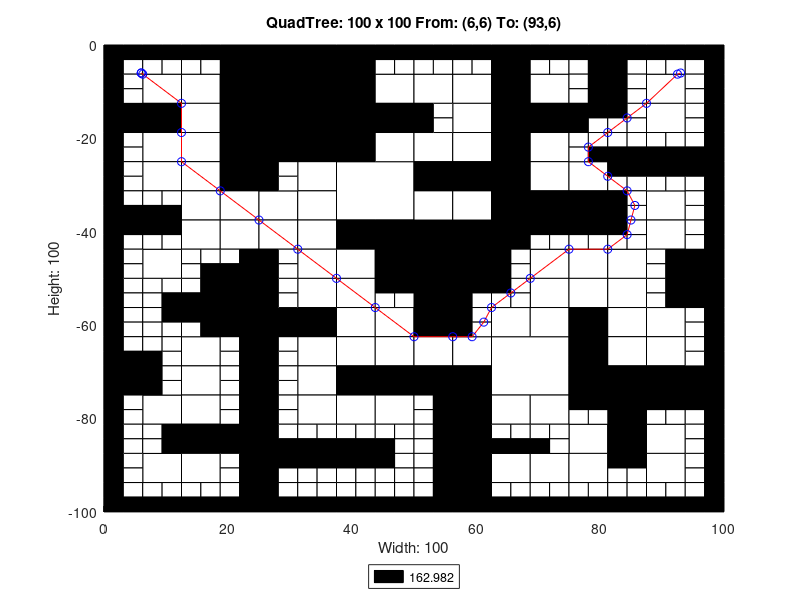

Write the MATLAB code that produced this figure.
axis([0 100 -100 0]);
title('QuadTree: 100 x 100 From: (6,6) To: (93,6)');
xlabel('Width: 100');
ylabel('Height: 100');
rectangle('Position',[25 -12.5 12.5 12.5], 'FaceColor',[0 0 0]);
rectangle('Position',[25 -25 12.5 12.5], 'FaceColor',[0 0 0]);
rectangle('Position',[37.5 -37.5 12.5 12.5], 'FaceColor',[1 1 1]);
rectangle('Position',[50 -50 12.5 12.5], 'FaceColor',[0 0 0]);
rectangle('Position',[62.5 -75 12.5 12.5], 'FaceColor',[1 1 1]);
rectangle('Position',[6.25 -12.5 6.25 6.25], 'FaceColor',[1 1 1]);
rectangle('Position',[18.75 -6.25 6.25 6.25], 'FaceColor',[0 0 0]);
rectangle('Position',[12.5 -12.5 6.25 6.25], 'FaceColor',[1 1 1]);
rectangle('Position',[18.75 -12.5 6.25 6.25], 'FaceColor',[0 0 0]);
rectangle('Position',[0 -18.75 6.25 6.25], 'FaceColor',[0 0 0]);
rectangle('Position',[6.25 -18.75 6.25 6.25], 'FaceColor',[0 0 0]);
rectangle('Position',[6.25 -25 6.25 6.25], 'FaceColor',[1 1 1]);
rectangle('Position',[12.5 -18.75 6.25 6.25], 'FaceColor',[1 1 1]);
rectangle('Position',[18.75 -18.75 6.25 6.25], 'FaceColor',[0 0 0]);
rectangle('Position',[12.5 -25 6.25 6.25], 'FaceColor',[1 1 1]);
rectangle('Position',[18.75 -25 6.25 6.25], 'FaceColor',[0 0 0]);
rectangle('Position',[37.5 -6.25 6.25 6.25], 'FaceColor',[0 0 0]);
rectangle('Position',[37.5 -12.5 6.25 6.25], 'FaceColor',[0 0 0]);
rectangle('Position',[43.75 -12.5 6.25 6.25], 'FaceColor',[1 1 1]);
rectangle('Position',[37.5 -18.75 6.25 6.25], 'FaceColor',[0 0 0]);
rectangle('Position',[43.75 -18.75 6.25 6.25], 'FaceColor',[0 0 0]);
rectangle('Position',[37.5 -25 6.25 6.25], 'FaceColor',[0 0 0]);
rectangle('Position',[43.75 -25 6.25 6.25], 'FaceColor',[1 1 1]);
rectangle('Position',[6.25 -31.25 6.25 6.25], 'FaceColor',[1 1 1]);
rectangle('Position',[12.5 -31.25 6.25 6.25], 'FaceColor',[1 1 1]);
rectangle('Position',[18.75 -31.25 6.25 6.25], 'FaceColor',[0 0 0]);
rectangle('Position',[12.5 -37.5 6.25 6.25], 'FaceColor',[1 1 1]);
rectangle('Position',[18.75 -37.5 6.25 6.25], 'FaceColor',[1 1 1]);
rectangle('Position',[6.25 -50 6.25 6.25], 'FaceColor',[1 1 1]);
rectangle('Position',[12.5 -43.75 6.25 6.25], 'FaceColor',[1 1 1]);
rectangle('Position',[18.75 -43.75 6.25 6.25], 'FaceColor',[1 1 1]);
rectangle('Position',[31.25 -31.25 6.25 6.25], 'FaceColor',[1 1 1]);
rectangle('Position',[25 -37.5 6.25 6.25], 'FaceColor',[1 1 1]);
rectangle('Position',[31.25 -37.5 6.25 6.25], 'FaceColor',[1 1 1]);
rectangle('Position',[25 -43.75 6.25 6.25], 'FaceColor',[1 1 1]);
rectangle('Position',[31.25 -43.75 6.25 6.25], 'FaceColor',[1 1 1]);
rectangle('Position',[31.25 -50 6.25 6.25], 'FaceColor',[1 1 1]);
rectangle('Position',[37.5 -43.75 6.25 6.25], 'FaceColor',[0 0 0]);
rectangle('Position',[43.75 -43.75 6.25 6.25], 'FaceColor',[0 0 0]);
rectangle('Position',[37.5 -50 6.25 6.25], 'FaceColor',[1 1 1]);
rectangle('Position',[43.75 -50 6.25 6.25], 'FaceColor',[0 0 0]);
rectangle('Position',[50 -12.5 6.25 6.25], 'FaceColor',[1 1 1]);
rectangle('Position',[56.25 -12.5 6.25 6.25], 'FaceColor',[1 1 1]);
rectangle('Position',[62.5 -6.25 6.25 6.25], 'FaceColor',[0 0 0]);
rectangle('Position',[62.5 -12.5 6.25 6.25], 'FaceColor',[0 0 0]);
rectangle('Position',[68.75 -12.5 6.25 6.25], 'FaceColor',[1 1 1]);
rectangle('Position',[56.25 -18.75 6.25 6.25], 'FaceColor',[1 1 1]);
rectangle('Position',[50 -25 6.25 6.25], 'FaceColor',[1 1 1]);
rectangle('Position',[56.25 -25 6.25 6.25], 'FaceColor',[1 1 1]);
rectangle('Position',[62.5 -18.75 6.25 6.25], 'FaceColor',[0 0 0]);
rectangle('Position',[68.75 -18.75 6.25 6.25], 'FaceColor',[0 0 0]);
rectangle('Position',[62.5 -25 6.25 6.25], 'FaceColor',[0 0 0]);
rectangle('Position',[68.75 -25 6.25 6.25], 'FaceColor',[1 1 1]);
rectangle('Position',[87.5 -12.5 6.25 6.25], 'FaceColor',[1 1 1]);
rectangle('Position',[87.5 -18.75 6.25 6.25], 'FaceColor',[1 1 1]);
rectangle('Position',[50 -31.25 6.25 6.25], 'FaceColor',[0 0 0]);
rectangle('Position',[56.25 -31.25 6.25 6.25], 'FaceColor',[0 0 0]);
rectangle('Position',[50 -37.5 6.25 6.25], 'FaceColor',[1 1 1]);
rectangle('Position',[56.25 -37.5 6.25 6.25], 'FaceColor',[1 1 1]);
rectangle('Position',[62.5 -31.25 6.25 6.25], 'FaceColor',[0 0 0]);
rectangle('Position',[68.75 -31.25 6.25 6.25], 'FaceColor',[1 1 1]);
rectangle('Position',[62.5 -37.5 6.25 6.25], 'FaceColor',[0 0 0]);
rectangle('Position',[68.75 -37.5 6.25 6.25], 'FaceColor',[0 0 0]);
rectangle('Position',[62.5 -43.75 6.25 6.25], 'FaceColor',[0 0 0]);
rectangle('Position',[68.75 -50 6.25 6.25], 'FaceColor',[1 1 1]);
rectangle('Position',[75 -31.25 6.25 6.25], 'FaceColor',[1 1 1]);
rectangle('Position',[75 -37.5 6.25 6.25], 'FaceColor',[0 0 0]);
rectangle('Position',[87.5 -37.5 6.25 6.25], 'FaceColor',[1 1 1]);
rectangle('Position',[75 -50 6.25 6.25], 'FaceColor',[1 1 1]);
rectangle('Position',[81.25 -50 6.25 6.25], 'FaceColor',[1 1 1]);
rectangle('Position',[87.5 -43.75 6.25 6.25], 'FaceColor',[1 1 1]);
rectangle('Position',[93.75 -50 6.25 6.25], 'FaceColor',[0 0 0]);
rectangle('Position',[18.75 -56.25 6.25 6.25], 'FaceColor',[0 0 0]);
rectangle('Position',[18.75 -62.5 6.25 6.25], 'FaceColor',[0 0 0]);
rectangle('Position',[0 -75 6.25 6.25], 'FaceColor',[0 0 0]);
rectangle('Position',[12.5 -68.75 6.25 6.25], 'FaceColor',[1 1 1]);
rectangle('Position',[12.5 -75 6.25 6.25], 'FaceColor',[1 1 1]);
rectangle('Position',[31.25 -56.25 6.25 6.25], 'FaceColor',[1 1 1]);
rectangle('Position',[25 -62.5 6.25 6.25], 'FaceColor',[0 0 0]);
rectangle('Position',[31.25 -62.5 6.25 6.25], 'FaceColor',[0 0 0]);
rectangle('Position',[37.5 -56.25 6.25 6.25], 'FaceColor',[1 1 1]);
rectangle('Position',[37.5 -62.5 6.25 6.25], 'FaceColor',[1 1 1]);
rectangle('Position',[43.75 -62.5 6.25 6.25], 'FaceColor',[1 1 1]);
rectangle('Position',[31.25 -68.75 6.25 6.25], 'FaceColor',[1 1 1]);
rectangle('Position',[31.25 -75 6.25 6.25], 'FaceColor',[1 1 1]);
rectangle('Position',[37.5 -68.75 6.25 6.25], 'FaceColor',[1 1 1]);
rectangle('Position',[43.75 -68.75 6.25 6.25], 'FaceColor',[1 1 1]);
rectangle('Position',[37.5 -75 6.25 6.25], 'FaceColor',[0 0 0]);
rectangle('Position',[43.75 -75 6.25 6.25], 'FaceColor',[0 0 0]);
rectangle('Position',[6.25 -81.25 6.25 6.25], 'FaceColor',[1 1 1]);
rectangle('Position',[12.5 -81.25 6.25 6.25], 'FaceColor',[1 1 1]);
rectangle('Position',[12.5 -87.5 6.25 6.25], 'FaceColor',[0 0 0]);
rectangle('Position',[18.75 -87.5 6.25 6.25], 'FaceColor',[0 0 0]);
rectangle('Position',[6.25 -93.75 6.25 6.25], 'FaceColor',[1 1 1]);
rectangle('Position',[12.5 -93.75 6.25 6.25], 'FaceColor',[1 1 1]);
rectangle('Position',[31.25 -81.25 6.25 6.25], 'FaceColor',[1 1 1]);
rectangle('Position',[37.5 -81.25 6.25 6.25], 'FaceColor',[1 1 1]);
rectangle('Position',[43.75 -81.25 6.25 6.25], 'FaceColor',[1 1 1]);
rectangle('Position',[50 -56.25 6.25 6.25], 'FaceColor',[0 0 0]);
rectangle('Position',[50 -62.5 6.25 6.25], 'FaceColor',[0 0 0]);
rectangle('Position',[68.75 -56.25 6.25 6.25], 'FaceColor',[1 1 1]);
rectangle('Position',[62.5 -62.5 6.25 6.25], 'FaceColor',[1 1 1]);
rectangle('Position',[68.75 -62.5 6.25 6.25], 'FaceColor',[1 1 1]);
rectangle('Position',[50 -68.75 6.25 6.25], 'FaceColor',[1 1 1]);
rectangle('Position',[56.25 -68.75 6.25 6.25], 'FaceColor',[1 1 1]);
rectangle('Position',[50 -75 6.25 6.25], 'FaceColor',[0 0 0]);
rectangle('Position',[56.25 -75 6.25 6.25], 'FaceColor',[0 0 0]);
rectangle('Position',[75 -56.25 6.25 6.25], 'FaceColor',[1 1 1]);
rectangle('Position',[81.25 -56.25 6.25 6.25], 'FaceColor',[1 1 1]);
rectangle('Position',[75 -62.5 6.25 6.25], 'FaceColor',[0 0 0]);
rectangle('Position',[81.25 -62.5 6.25 6.25], 'FaceColor',[1 1 1]);
rectangle('Position',[93.75 -56.25 6.25 6.25], 'FaceColor',[0 0 0]);
rectangle('Position',[87.5 -62.5 6.25 6.25], 'FaceColor',[1 1 1]);
rectangle('Position',[75 -68.75 6.25 6.25], 'FaceColor',[0 0 0]);
rectangle('Position',[81.25 -68.75 6.25 6.25], 'FaceColor',[1 1 1]);
rectangle('Position',[75 -75 6.25 6.25], 'FaceColor',[0 0 0]);
rectangle('Position',[81.25 -75 6.25 6.25], 'FaceColor',[0 0 0]);
rectangle('Position',[87.5 -68.75 6.25 6.25], 'FaceColor',[1 1 1]);
rectangle('Position',[87.5 -75 6.25 6.25], 'FaceColor',[0 0 0]);
rectangle('Position',[93.75 -75 6.25 6.25], 'FaceColor',[0 0 0]);
rectangle('Position',[56.25 -81.25 6.25 6.25], 'FaceColor',[0 0 0]);
rectangle('Position',[56.25 -87.5 6.25 6.25], 'FaceColor',[0 0 0]);
rectangle('Position',[62.5 -81.25 6.25 6.25], 'FaceColor',[1 1 1]);
rectangle('Position',[68.75 -81.25 6.25 6.25], 'FaceColor',[1 1 1]);
rectangle('Position',[56.25 -93.75 6.25 6.25], 'FaceColor',[0 0 0]);
rectangle('Position',[56.25 -100 6.25 6.25], 'FaceColor',[0 0 0]);
rectangle('Position',[62.5 -93.75 6.25 6.25], 'FaceColor',[1 1 1]);
rectangle('Position',[68.75 -93.75 6.25 6.25], 'FaceColor',[1 1 1]);
rectangle('Position',[81.25 -81.25 6.25 6.25], 'FaceColor',[0 0 0]);
rectangle('Position',[75 -87.5 6.25 6.25], 'FaceColor',[1 1 1]);
rectangle('Position',[81.25 -87.5 6.25 6.25], 'FaceColor',[0 0 0]);
rectangle('Position',[87.5 -87.5 6.25 6.25], 'FaceColor',[1 1 1]);
rectangle('Position',[75 -93.75 6.25 6.25], 'FaceColor',[1 1 1]);
rectangle('Position',[87.5 -93.75 6.25 6.25], 'FaceColor',[1 1 1]);
rectangle('Position',[0 -3.125 3.125 3.125], 'FaceColor',[0 0 0]);
rectangle('Position',[3.125 -3.125 3.125 3.125], 'FaceColor',[0 0 0]);
rectangle('Position',[0 -6.25 3.125 3.125], 'FaceColor',[0 0 0]);
rectangle('Position',[3.125 -6.25 3.125 3.125], 'FaceColor',[1 1 1]);
rectangle('Position',[6.25 -3.125 3.125 3.125], 'FaceColor',[0 0 0]);
rectangle('Position',[9.375 -3.125 3.125 3.125], 'FaceColor',[0 0 0]);
rectangle('Position',[6.25 -6.25 3.125 3.125], 'FaceColor',[1 1 1]);
rectangle('Position',[9.375 -6.25 3.125 3.125], 'FaceColor',[1 1 1]);
rectangle('Position',[0 -9.375 3.125 3.125], 'FaceColor',[0 0 0]);
rectangle('Position',[3.125 -9.375 3.125 3.125], 'FaceColor',[1 1 1]);
rectangle('Position',[0 -12.5 3.125 3.125], 'FaceColor',[0 0 0]);
rectangle('Position',[3.125 -12.5 3.125 3.125], 'FaceColor',[1 1 1]);
rectangle('Position',[12.5 -3.125 3.125 3.125], 'FaceColor',[0 0 0]);
rectangle('Position',[15.625 -3.125 3.125 3.125], 'FaceColor',[0 0 0]);
rectangle('Position',[12.5 -6.25 3.125 3.125], 'FaceColor',[1 1 1]);
rectangle('Position',[15.625 -6.25 3.125 3.125], 'FaceColor',[1 1 1]);
rectangle('Position',[0 -21.875 3.125 3.125], 'FaceColor',[0 0 0]);
rectangle('Position',[3.125 -21.875 3.125 3.125], 'FaceColor',[1 1 1]);
rectangle('Position',[0 -25 3.125 3.125], 'FaceColor',[0 0 0]);
rectangle('Position',[3.125 -25 3.125 3.125], 'FaceColor',[1 1 1]);
rectangle('Position',[43.75 -3.125 3.125 3.125], 'FaceColor',[0 0 0]);
rectangle('Position',[46.875 -3.125 3.125 3.125], 'FaceColor',[0 0 0]);
rectangle('Position',[43.75 -6.25 3.125 3.125], 'FaceColor',[1 1 1]);
rectangle('Position',[46.875 -6.25 3.125 3.125], 'FaceColor',[1 1 1]);
rectangle('Position',[0 -28.125 3.125 3.125], 'FaceColor',[0 0 0]);
rectangle('Position',[3.125 -28.125 3.125 3.125], 'FaceColor',[1 1 1]);
rectangle('Position',[0 -31.25 3.125 3.125], 'FaceColor',[0 0 0]);
rectangle('Position',[3.125 -31.25 3.125 3.125], 'FaceColor',[1 1 1]);
rectangle('Position',[0 -34.375 3.125 3.125], 'FaceColor',[0 0 0]);
rectangle('Position',[3.125 -34.375 3.125 3.125], 'FaceColor',[1 1 1]);
rectangle('Position',[0 -37.5 3.125 3.125], 'FaceColor',[0 0 0]);
rectangle('Position',[3.125 -37.5 3.125 3.125], 'FaceColor',[0 0 0]);
rectangle('Position',[6.25 -34.375 3.125 3.125], 'FaceColor',[1 1 1]);
rectangle('Position',[9.375 -34.375 3.125 3.125], 'FaceColor',[1 1 1]);
rectangle('Position',[6.25 -37.5 3.125 3.125], 'FaceColor',[0 0 0]);
rectangle('Position',[9.375 -37.5 3.125 3.125], 'FaceColor',[0 0 0]);
rectangle('Position',[0 -40.625 3.125 3.125], 'FaceColor',[0 0 0]);
rectangle('Position',[3.125 -40.625 3.125 3.125], 'FaceColor',[0 0 0]);
rectangle('Position',[0 -43.75 3.125 3.125], 'FaceColor',[0 0 0]);
rectangle('Position',[3.125 -43.75 3.125 3.125], 'FaceColor',[1 1 1]);
rectangle('Position',[6.25 -40.625 3.125 3.125], 'FaceColor',[0 0 0]);
rectangle('Position',[9.375 -40.625 3.125 3.125], 'FaceColor',[0 0 0]);
rectangle('Position',[6.25 -43.75 3.125 3.125], 'FaceColor',[1 1 1]);
rectangle('Position',[9.375 -43.75 3.125 3.125], 'FaceColor',[1 1 1]);
rectangle('Position',[0 -46.875 3.125 3.125], 'FaceColor',[0 0 0]);
rectangle('Position',[3.125 -46.875 3.125 3.125], 'FaceColor',[1 1 1]);
rectangle('Position',[0 -50 3.125 3.125], 'FaceColor',[0 0 0]);
rectangle('Position',[3.125 -50 3.125 3.125], 'FaceColor',[1 1 1]);
rectangle('Position',[12.5 -46.875 3.125 3.125], 'FaceColor',[1 1 1]);
rectangle('Position',[15.625 -46.875 3.125 3.125], 'FaceColor',[1 1 1]);
rectangle('Position',[12.5 -50 3.125 3.125], 'FaceColor',[1 1 1]);
rectangle('Position',[15.625 -50 3.125 3.125], 'FaceColor',[0 0 0]);
rectangle('Position',[18.75 -46.875 3.125 3.125], 'FaceColor',[1 1 1]);
rectangle('Position',[21.875 -46.875 3.125 3.125], 'FaceColor',[0 0 0]);
rectangle('Position',[18.75 -50 3.125 3.125], 'FaceColor',[0 0 0]);
rectangle('Position',[21.875 -50 3.125 3.125], 'FaceColor',[0 0 0]);
rectangle('Position',[25 -28.125 3.125 3.125], 'FaceColor',[0 0 0]);
rectangle('Position',[28.125 -28.125 3.125 3.125], 'FaceColor',[1 1 1]);
rectangle('Position',[25 -31.25 3.125 3.125], 'FaceColor',[0 0 0]);
rectangle('Position',[28.125 -31.25 3.125 3.125], 'FaceColor',[1 1 1]);
rectangle('Position',[25 -46.875 3.125 3.125], 'FaceColor',[0 0 0]);
rectangle('Position',[28.125 -46.875 3.125 3.125], 'FaceColor',[1 1 1]);
rectangle('Position',[25 -50 3.125 3.125], 'FaceColor',[0 0 0]);
rectangle('Position',[28.125 -50 3.125 3.125], 'FaceColor',[1 1 1]);
rectangle('Position',[50 -3.125 3.125 3.125], 'FaceColor',[0 0 0]);
rectangle('Position',[53.125 -3.125 3.125 3.125], 'FaceColor',[0 0 0]);
rectangle('Position',[50 -6.25 3.125 3.125], 'FaceColor',[1 1 1]);
rectangle('Position',[53.125 -6.25 3.125 3.125], 'FaceColor',[1 1 1]);
rectangle('Position',[56.25 -3.125 3.125 3.125], 'FaceColor',[0 0 0]);
rectangle('Position',[59.375 -3.125 3.125 3.125], 'FaceColor',[0 0 0]);
rectangle('Position',[56.25 -6.25 3.125 3.125], 'FaceColor',[1 1 1]);
rectangle('Position',[59.375 -6.25 3.125 3.125], 'FaceColor',[1 1 1]);
rectangle('Position',[68.75 -3.125 3.125 3.125], 'FaceColor',[0 0 0]);
rectangle('Position',[71.875 -3.125 3.125 3.125], 'FaceColor',[0 0 0]);
rectangle('Position',[68.75 -6.25 3.125 3.125], 'FaceColor',[1 1 1]);
rectangle('Position',[71.875 -6.25 3.125 3.125], 'FaceColor',[1 1 1]);
rectangle('Position',[50 -15.625 3.125 3.125], 'FaceColor',[0 0 0]);
rectangle('Position',[53.125 -15.625 3.125 3.125], 'FaceColor',[1 1 1]);
rectangle('Position',[50 -18.75 3.125 3.125], 'FaceColor',[0 0 0]);
rectangle('Position',[53.125 -18.75 3.125 3.125], 'FaceColor',[1 1 1]);
rectangle('Position',[75 -3.125 3.125 3.125], 'FaceColor',[0 0 0]);
rectangle('Position',[78.125 -3.125 3.125 3.125], 'FaceColor',[0 0 0]);
rectangle('Position',[75 -6.25 3.125 3.125], 'FaceColor',[1 1 1]);
rectangle('Position',[78.125 -6.25 3.125 3.125], 'FaceColor',[0 0 0]);
rectangle('Position',[81.25 -3.125 3.125 3.125], 'FaceColor',[0 0 0]);
rectangle('Position',[84.375 -3.125 3.125 3.125], 'FaceColor',[0 0 0]);
rectangle('Position',[81.25 -6.25 3.125 3.125], 'FaceColor',[0 0 0]);
rectangle('Position',[84.375 -6.25 3.125 3.125], 'FaceColor',[1 1 1]);
rectangle('Position',[75 -9.375 3.125 3.125], 'FaceColor',[1 1 1]);
rectangle('Position',[78.125 -9.375 3.125 3.125], 'FaceColor',[0 0 0]);
rectangle('Position',[75 -12.5 3.125 3.125], 'FaceColor',[1 1 1]);
rectangle('Position',[78.125 -12.5 3.125 3.125], 'FaceColor',[0 0 0]);
rectangle('Position',[81.25 -9.375 3.125 3.125], 'FaceColor',[0 0 0]);
rectangle('Position',[84.375 -9.375 3.125 3.125], 'FaceColor',[1 1 1]);
rectangle('Position',[81.25 -12.5 3.125 3.125], 'FaceColor',[0 0 0]);
rectangle('Position',[84.375 -12.5 3.125 3.125], 'FaceColor',[1 1 1]);
rectangle('Position',[87.5 -3.125 3.125 3.125], 'FaceColor',[0 0 0]);
rectangle('Position',[90.625 -3.125 3.125 3.125], 'FaceColor',[0 0 0]);
rectangle('Position',[87.5 -6.25 3.125 3.125], 'FaceColor',[1 1 1]);
rectangle('Position',[90.625 -6.25 3.125 3.125], 'FaceColor',[1 1 1]);
rectangle('Position',[93.75 -3.125 3.125 3.125], 'FaceColor',[0 0 0]);
rectangle('Position',[96.875 -3.125 3.125 3.125], 'FaceColor',[0 0 0]);
rectangle('Position',[93.75 -6.25 3.125 3.125], 'FaceColor',[1 1 1]);
rectangle('Position',[96.875 -6.25 3.125 3.125], 'FaceColor',[0 0 0]);
rectangle('Position',[93.75 -9.375 3.125 3.125], 'FaceColor',[1 1 1]);
rectangle('Position',[96.875 -9.375 3.125 3.125], 'FaceColor',[0 0 0]);
rectangle('Position',[93.75 -12.5 3.125 3.125], 'FaceColor',[1 1 1]);
rectangle('Position',[96.875 -12.5 3.125 3.125], 'FaceColor',[0 0 0]);
rectangle('Position',[75 -15.625 3.125 3.125], 'FaceColor',[0 0 0]);
rectangle('Position',[78.125 -15.625 3.125 3.125], 'FaceColor',[0 0 0]);
rectangle('Position',[75 -18.75 3.125 3.125], 'FaceColor',[0 0 0]);
rectangle('Position',[78.125 -18.75 3.125 3.125], 'FaceColor',[1 1 1]);
rectangle('Position',[81.25 -15.625 3.125 3.125], 'FaceColor',[0 0 0]);
rectangle('Position',[84.375 -15.625 3.125 3.125], 'FaceColor',[1 1 1]);
rectangle('Position',[81.25 -18.75 3.125 3.125], 'FaceColor',[1 1 1]);
rectangle('Position',[84.375 -18.75 3.125 3.125], 'FaceColor',[1 1 1]);
rectangle('Position',[75 -21.875 3.125 3.125], 'FaceColor',[1 1 1]);
rectangle('Position',[78.125 -21.875 3.125 3.125], 'FaceColor',[1 1 1]);
rectangle('Position',[75 -25 3.125 3.125], 'FaceColor',[1 1 1]);
rectangle('Position',[78.125 -25 3.125 3.125], 'FaceColor',[0 0 0]);
rectangle('Position',[81.25 -21.875 3.125 3.125], 'FaceColor',[1 1 1]);
rectangle('Position',[84.375 -21.875 3.125 3.125], 'FaceColor',[1 1 1]);
rectangle('Position',[81.25 -25 3.125 3.125], 'FaceColor',[0 0 0]);
rectangle('Position',[84.375 -25 3.125 3.125], 'FaceColor',[0 0 0]);
rectangle('Position',[93.75 -15.625 3.125 3.125], 'FaceColor',[1 1 1]);
rectangle('Position',[96.875 -15.625 3.125 3.125], 'FaceColor',[0 0 0]);
rectangle('Position',[93.75 -18.75 3.125 3.125], 'FaceColor',[1 1 1]);
rectangle('Position',[96.875 -18.75 3.125 3.125], 'FaceColor',[0 0 0]);
rectangle('Position',[87.5 -21.875 3.125 3.125], 'FaceColor',[1 1 1]);
rectangle('Position',[90.625 -21.875 3.125 3.125], 'FaceColor',[1 1 1]);
rectangle('Position',[87.5 -25 3.125 3.125], 'FaceColor',[0 0 0]);
rectangle('Position',[90.625 -25 3.125 3.125], 'FaceColor',[0 0 0]);
rectangle('Position',[93.75 -21.875 3.125 3.125], 'FaceColor',[1 1 1]);
rectangle('Position',[96.875 -21.875 3.125 3.125], 'FaceColor',[0 0 0]);
rectangle('Position',[93.75 -25 3.125 3.125], 'FaceColor',[0 0 0]);
rectangle('Position',[96.875 -25 3.125 3.125], 'FaceColor',[0 0 0]);
rectangle('Position',[68.75 -40.625 3.125 3.125], 'FaceColor',[0 0 0]);
rectangle('Position',[71.875 -40.625 3.125 3.125], 'FaceColor',[0 0 0]);
rectangle('Position',[68.75 -43.75 3.125 3.125], 'FaceColor',[1 1 1]);
rectangle('Position',[71.875 -43.75 3.125 3.125], 'FaceColor',[1 1 1]);
rectangle('Position',[62.5 -46.875 3.125 3.125], 'FaceColor',[0 0 0]);
rectangle('Position',[65.625 -46.875 3.125 3.125], 'FaceColor',[1 1 1]);
rectangle('Position',[62.5 -50 3.125 3.125], 'FaceColor',[0 0 0]);
rectangle('Position',[65.625 -50 3.125 3.125], 'FaceColor',[1 1 1]);
rectangle('Position',[81.25 -28.125 3.125 3.125], 'FaceColor',[0 0 0]);
rectangle('Position',[84.375 -28.125 3.125 3.125], 'FaceColor',[0 0 0]);
rectangle('Position',[81.25 -31.25 3.125 3.125], 'FaceColor',[1 1 1]);
rectangle('Position',[84.375 -31.25 3.125 3.125], 'FaceColor',[1 1 1]);
rectangle('Position',[81.25 -34.375 3.125 3.125], 'FaceColor',[0 0 0]);
rectangle('Position',[84.375 -34.375 3.125 3.125], 'FaceColor',[1 1 1]);
rectangle('Position',[81.25 -37.5 3.125 3.125], 'FaceColor',[0 0 0]);
rectangle('Position',[84.375 -37.5 3.125 3.125], 'FaceColor',[1 1 1]);
rectangle('Position',[87.5 -28.125 3.125 3.125], 'FaceColor',[0 0 0]);
rectangle('Position',[90.625 -28.125 3.125 3.125], 'FaceColor',[0 0 0]);
rectangle('Position',[87.5 -31.25 3.125 3.125], 'FaceColor',[1 1 1]);
rectangle('Position',[90.625 -31.25 3.125 3.125], 'FaceColor',[1 1 1]);
rectangle('Position',[93.75 -28.125 3.125 3.125], 'FaceColor',[0 0 0]);
rectangle('Position',[96.875 -28.125 3.125 3.125], 'FaceColor',[0 0 0]);
rectangle('Position',[93.75 -31.25 3.125 3.125], 'FaceColor',[1 1 1]);
rectangle('Position',[96.875 -31.25 3.125 3.125], 'FaceColor',[0 0 0]);
rectangle('Position',[93.75 -34.375 3.125 3.125], 'FaceColor',[1 1 1]);
rectangle('Position',[96.875 -34.375 3.125 3.125], 'FaceColor',[0 0 0]);
rectangle('Position',[93.75 -37.5 3.125 3.125], 'FaceColor',[1 1 1]);
rectangle('Position',[96.875 -37.5 3.125 3.125], 'FaceColor',[0 0 0]);
rectangle('Position',[75 -40.625 3.125 3.125], 'FaceColor',[0 0 0]);
rectangle('Position',[78.125 -40.625 3.125 3.125], 'FaceColor',[0 0 0]);
rectangle('Position',[75 -43.75 3.125 3.125], 'FaceColor',[1 1 1]);
rectangle('Position',[78.125 -43.75 3.125 3.125], 'FaceColor',[1 1 1]);
rectangle('Position',[81.25 -40.625 3.125 3.125], 'FaceColor',[0 0 0]);
rectangle('Position',[84.375 -40.625 3.125 3.125], 'FaceColor',[1 1 1]);
rectangle('Position',[81.25 -43.75 3.125 3.125], 'FaceColor',[1 1 1]);
rectangle('Position',[84.375 -43.75 3.125 3.125], 'FaceColor',[1 1 1]);
rectangle('Position',[93.75 -40.625 3.125 3.125], 'FaceColor',[1 1 1]);
rectangle('Position',[96.875 -40.625 3.125 3.125], 'FaceColor',[0 0 0]);
rectangle('Position',[93.75 -43.75 3.125 3.125], 'FaceColor',[1 1 1]);
rectangle('Position',[96.875 -43.75 3.125 3.125], 'FaceColor',[0 0 0]);
rectangle('Position',[87.5 -46.875 3.125 3.125], 'FaceColor',[1 1 1]);
rectangle('Position',[90.625 -46.875 3.125 3.125], 'FaceColor',[0 0 0]);
rectangle('Position',[87.5 -50 3.125 3.125], 'FaceColor',[1 1 1]);
rectangle('Position',[90.625 -50 3.125 3.125], 'FaceColor',[0 0 0]);
rectangle('Position',[0 -53.125 3.125 3.125], 'FaceColor',[0 0 0]);
rectangle('Position',[3.125 -53.125 3.125 3.125], 'FaceColor',[1 1 1]);
rectangle('Position',[0 -56.25 3.125 3.125], 'FaceColor',[0 0 0]);
rectangle('Position',[3.125 -56.25 3.125 3.125], 'FaceColor',[1 1 1]);
rectangle('Position',[6.25 -53.125 3.125 3.125], 'FaceColor',[1 1 1]);
rectangle('Position',[9.375 -53.125 3.125 3.125], 'FaceColor',[1 1 1]);
rectangle('Position',[6.25 -56.25 3.125 3.125], 'FaceColor',[1 1 1]);
rectangle('Position',[9.375 -56.25 3.125 3.125], 'FaceColor',[0 0 0]);
rectangle('Position',[0 -59.375 3.125 3.125], 'FaceColor',[0 0 0]);
rectangle('Position',[3.125 -59.375 3.125 3.125], 'FaceColor',[1 1 1]);
rectangle('Position',[0 -62.5 3.125 3.125], 'FaceColor',[0 0 0]);
rectangle('Position',[3.125 -62.5 3.125 3.125], 'FaceColor',[1 1 1]);
rectangle('Position',[6.25 -59.375 3.125 3.125], 'FaceColor',[1 1 1]);
rectangle('Position',[9.375 -59.375 3.125 3.125], 'FaceColor',[0 0 0]);
rectangle('Position',[6.25 -62.5 3.125 3.125], 'FaceColor',[1 1 1]);
rectangle('Position',[9.375 -62.5 3.125 3.125], 'FaceColor',[1 1 1]);
rectangle('Position',[12.5 -53.125 3.125 3.125], 'FaceColor',[1 1 1]);
rectangle('Position',[15.625 -53.125 3.125 3.125], 'FaceColor',[0 0 0]);
rectangle('Position',[12.5 -56.25 3.125 3.125], 'FaceColor',[0 0 0]);
rectangle('Position',[15.625 -56.25 3.125 3.125], 'FaceColor',[0 0 0]);
rectangle('Position',[12.5 -59.375 3.125 3.125], 'FaceColor',[0 0 0]);
rectangle('Position',[15.625 -59.375 3.125 3.125], 'FaceColor',[0 0 0]);
rectangle('Position',[12.5 -62.5 3.125 3.125], 'FaceColor',[1 1 1]);
rectangle('Position',[15.625 -62.5 3.125 3.125], 'FaceColor',[0 0 0]);
rectangle('Position',[0 -65.625 3.125 3.125], 'FaceColor',[0 0 0]);
rectangle('Position',[3.125 -65.625 3.125 3.125], 'FaceColor',[1 1 1]);
rectangle('Position',[0 -68.75 3.125 3.125], 'FaceColor',[0 0 0]);
rectangle('Position',[3.125 -68.75 3.125 3.125], 'FaceColor',[0 0 0]);
rectangle('Position',[6.25 -65.625 3.125 3.125], 'FaceColor',[1 1 1]);
rectangle('Position',[9.375 -65.625 3.125 3.125], 'FaceColor',[1 1 1]);
rectangle('Position',[6.25 -68.75 3.125 3.125], 'FaceColor',[0 0 0]);
rectangle('Position',[9.375 -68.75 3.125 3.125], 'FaceColor',[1 1 1]);
rectangle('Position',[6.25 -71.875 3.125 3.125], 'FaceColor',[0 0 0]);
rectangle('Position',[9.375 -71.875 3.125 3.125], 'FaceColor',[1 1 1]);
rectangle('Position',[6.25 -75 3.125 3.125], 'FaceColor',[0 0 0]);
rectangle('Position',[9.375 -75 3.125 3.125], 'FaceColor',[1 1 1]);
rectangle('Position',[18.75 -65.625 3.125 3.125], 'FaceColor',[1 1 1]);
rectangle('Position',[21.875 -65.625 3.125 3.125], 'FaceColor',[0 0 0]);
rectangle('Position',[18.75 -68.75 3.125 3.125], 'FaceColor',[1 1 1]);
rectangle('Position',[21.875 -68.75 3.125 3.125], 'FaceColor',[0 0 0]);
rectangle('Position',[18.75 -71.875 3.125 3.125], 'FaceColor',[1 1 1]);
rectangle('Position',[21.875 -71.875 3.125 3.125], 'FaceColor',[0 0 0]);
rectangle('Position',[18.75 -75 3.125 3.125], 'FaceColor',[1 1 1]);
rectangle('Position',[21.875 -75 3.125 3.125], 'FaceColor',[0 0 0]);
rectangle('Position',[25 -53.125 3.125 3.125], 'FaceColor',[0 0 0]);
rectangle('Position',[28.125 -53.125 3.125 3.125], 'FaceColor',[1 1 1]);
rectangle('Position',[25 -56.25 3.125 3.125], 'FaceColor',[0 0 0]);
rectangle('Position',[28.125 -56.25 3.125 3.125], 'FaceColor',[1 1 1]);
rectangle('Position',[43.75 -53.125 3.125 3.125], 'FaceColor',[0 0 0]);
rectangle('Position',[46.875 -53.125 3.125 3.125], 'FaceColor',[0 0 0]);
rectangle('Position',[43.75 -56.25 3.125 3.125], 'FaceColor',[1 1 1]);
rectangle('Position',[46.875 -56.25 3.125 3.125], 'FaceColor',[1 1 1]);
rectangle('Position',[25 -65.625 3.125 3.125], 'FaceColor',[0 0 0]);
rectangle('Position',[28.125 -65.625 3.125 3.125], 'FaceColor',[1 1 1]);
rectangle('Position',[25 -68.75 3.125 3.125], 'FaceColor',[0 0 0]);
rectangle('Position',[28.125 -68.75 3.125 3.125], 'FaceColor',[1 1 1]);
rectangle('Position',[25 -71.875 3.125 3.125], 'FaceColor',[0 0 0]);
rectangle('Position',[28.125 -71.875 3.125 3.125], 'FaceColor',[1 1 1]);
rectangle('Position',[25 -75 3.125 3.125], 'FaceColor',[0 0 0]);
rectangle('Position',[28.125 -75 3.125 3.125], 'FaceColor',[1 1 1]);
rectangle('Position',[0 -78.125 3.125 3.125], 'FaceColor',[0 0 0]);
rectangle('Position',[3.125 -78.125 3.125 3.125], 'FaceColor',[1 1 1]);
rectangle('Position',[0 -81.25 3.125 3.125], 'FaceColor',[0 0 0]);
rectangle('Position',[3.125 -81.25 3.125 3.125], 'FaceColor',[1 1 1]);
rectangle('Position',[0 -84.375 3.125 3.125], 'FaceColor',[0 0 0]);
rectangle('Position',[3.125 -84.375 3.125 3.125], 'FaceColor',[1 1 1]);
rectangle('Position',[0 -87.5 3.125 3.125], 'FaceColor',[0 0 0]);
rectangle('Position',[3.125 -87.5 3.125 3.125], 'FaceColor',[1 1 1]);
rectangle('Position',[6.25 -84.375 3.125 3.125], 'FaceColor',[1 1 1]);
rectangle('Position',[9.375 -84.375 3.125 3.125], 'FaceColor',[0 0 0]);
rectangle('Position',[6.25 -87.5 3.125 3.125], 'FaceColor',[1 1 1]);
rectangle('Position',[9.375 -87.5 3.125 3.125], 'FaceColor',[0 0 0]);
rectangle('Position',[18.75 -78.125 3.125 3.125], 'FaceColor',[1 1 1]);
rectangle('Position',[21.875 -78.125 3.125 3.125], 'FaceColor',[0 0 0]);
rectangle('Position',[18.75 -81.25 3.125 3.125], 'FaceColor',[1 1 1]);
rectangle('Position',[21.875 -81.25 3.125 3.125], 'FaceColor',[0 0 0]);
rectangle('Position',[0 -90.625 3.125 3.125], 'FaceColor',[0 0 0]);
rectangle('Position',[3.125 -90.625 3.125 3.125], 'FaceColor',[1 1 1]);
rectangle('Position',[0 -93.75 3.125 3.125], 'FaceColor',[0 0 0]);
rectangle('Position',[3.125 -93.75 3.125 3.125], 'FaceColor',[1 1 1]);
rectangle('Position',[0 -96.875 3.125 3.125], 'FaceColor',[0 0 0]);
rectangle('Position',[3.125 -96.875 3.125 3.125], 'FaceColor',[1 1 1]);
rectangle('Position',[0 -100 3.125 3.125], 'FaceColor',[0 0 0]);
rectangle('Position',[3.125 -100 3.125 3.125], 'FaceColor',[0 0 0]);
rectangle('Position',[6.25 -96.875 3.125 3.125], 'FaceColor',[1 1 1]);
rectangle('Position',[9.375 -96.875 3.125 3.125], 'FaceColor',[1 1 1]);
rectangle('Position',[6.25 -100 3.125 3.125], 'FaceColor',[0 0 0]);
rectangle('Position',[9.375 -100 3.125 3.125], 'FaceColor',[0 0 0]);
rectangle('Position',[18.75 -90.625 3.125 3.125], 'FaceColor',[1 1 1]);
rectangle('Position',[21.875 -90.625 3.125 3.125], 'FaceColor',[0 0 0]);
rectangle('Position',[18.75 -93.75 3.125 3.125], 'FaceColor',[1 1 1]);
rectangle('Position',[21.875 -93.75 3.125 3.125], 'FaceColor',[0 0 0]);
rectangle('Position',[12.5 -96.875 3.125 3.125], 'FaceColor',[1 1 1]);
rectangle('Position',[15.625 -96.875 3.125 3.125], 'FaceColor',[1 1 1]);
rectangle('Position',[12.5 -100 3.125 3.125], 'FaceColor',[0 0 0]);
rectangle('Position',[15.625 -100 3.125 3.125], 'FaceColor',[0 0 0]);
rectangle('Position',[18.75 -96.875 3.125 3.125], 'FaceColor',[1 1 1]);
rectangle('Position',[21.875 -96.875 3.125 3.125], 'FaceColor',[0 0 0]);
rectangle('Position',[18.75 -100 3.125 3.125], 'FaceColor',[0 0 0]);
rectangle('Position',[21.875 -100 3.125 3.125], 'FaceColor',[0 0 0]);
rectangle('Position',[25 -78.125 3.125 3.125], 'FaceColor',[0 0 0]);
rectangle('Position',[28.125 -78.125 3.125 3.125], 'FaceColor',[1 1 1]);
rectangle('Position',[25 -81.25 3.125 3.125], 'FaceColor',[0 0 0]);
rectangle('Position',[28.125 -81.25 3.125 3.125], 'FaceColor',[1 1 1]);
rectangle('Position',[25 -84.375 3.125 3.125], 'FaceColor',[0 0 0]);
rectangle('Position',[28.125 -84.375 3.125 3.125], 'FaceColor',[1 1 1]);
rectangle('Position',[25 -87.5 3.125 3.125], 'FaceColor',[0 0 0]);
rectangle('Position',[28.125 -87.5 3.125 3.125], 'FaceColor',[0 0 0]);
rectangle('Position',[31.25 -84.375 3.125 3.125], 'FaceColor',[1 1 1]);
rectangle('Position',[34.375 -84.375 3.125 3.125], 'FaceColor',[1 1 1]);
rectangle('Position',[31.25 -87.5 3.125 3.125], 'FaceColor',[0 0 0]);
rectangle('Position',[34.375 -87.5 3.125 3.125], 'FaceColor',[0 0 0]);
rectangle('Position',[37.5 -84.375 3.125 3.125], 'FaceColor',[1 1 1]);
rectangle('Position',[40.625 -84.375 3.125 3.125], 'FaceColor',[1 1 1]);
rectangle('Position',[37.5 -87.5 3.125 3.125], 'FaceColor',[0 0 0]);
rectangle('Position',[40.625 -87.5 3.125 3.125], 'FaceColor',[0 0 0]);
rectangle('Position',[43.75 -84.375 3.125 3.125], 'FaceColor',[1 1 1]);
rectangle('Position',[46.875 -84.375 3.125 3.125], 'FaceColor',[1 1 1]);
rectangle('Position',[43.75 -87.5 3.125 3.125], 'FaceColor',[0 0 0]);
rectangle('Position',[46.875 -87.5 3.125 3.125], 'FaceColor',[1 1 1]);
rectangle('Position',[25 -90.625 3.125 3.125], 'FaceColor',[0 0 0]);
rectangle('Position',[28.125 -90.625 3.125 3.125], 'FaceColor',[0 0 0]);
rectangle('Position',[25 -93.75 3.125 3.125], 'FaceColor',[0 0 0]);
rectangle('Position',[28.125 -93.75 3.125 3.125], 'FaceColor',[1 1 1]);
rectangle('Position',[31.25 -90.625 3.125 3.125], 'FaceColor',[0 0 0]);
rectangle('Position',[34.375 -90.625 3.125 3.125], 'FaceColor',[0 0 0]);
rectangle('Position',[31.25 -93.75 3.125 3.125], 'FaceColor',[1 1 1]);
rectangle('Position',[34.375 -93.75 3.125 3.125], 'FaceColor',[1 1 1]);
rectangle('Position',[25 -96.875 3.125 3.125], 'FaceColor',[0 0 0]);
rectangle('Position',[28.125 -96.875 3.125 3.125], 'FaceColor',[1 1 1]);
rectangle('Position',[25 -100 3.125 3.125], 'FaceColor',[0 0 0]);
rectangle('Position',[28.125 -100 3.125 3.125], 'FaceColor',[0 0 0]);
rectangle('Position',[31.25 -96.875 3.125 3.125], 'FaceColor',[1 1 1]);
rectangle('Position',[34.375 -96.875 3.125 3.125], 'FaceColor',[1 1 1]);
rectangle('Position',[31.25 -100 3.125 3.125], 'FaceColor',[0 0 0]);
rectangle('Position',[34.375 -100 3.125 3.125], 'FaceColor',[0 0 0]);
rectangle('Position',[37.5 -90.625 3.125 3.125], 'FaceColor',[0 0 0]);
rectangle('Position',[40.625 -90.625 3.125 3.125], 'FaceColor',[0 0 0]);
rectangle('Position',[37.5 -93.75 3.125 3.125], 'FaceColor',[1 1 1]);
rectangle('Position',[40.625 -93.75 3.125 3.125], 'FaceColor',[1 1 1]);
rectangle('Position',[43.75 -90.625 3.125 3.125], 'FaceColor',[0 0 0]);
rectangle('Position',[46.875 -90.625 3.125 3.125], 'FaceColor',[1 1 1]);
rectangle('Position',[43.75 -93.75 3.125 3.125], 'FaceColor',[1 1 1]);
rectangle('Position',[46.875 -93.75 3.125 3.125], 'FaceColor',[1 1 1]);
rectangle('Position',[37.5 -96.875 3.125 3.125], 'FaceColor',[1 1 1]);
rectangle('Position',[40.625 -96.875 3.125 3.125], 'FaceColor',[1 1 1]);
rectangle('Position',[37.5 -100 3.125 3.125], 'FaceColor',[0 0 0]);
rectangle('Position',[40.625 -100 3.125 3.125], 'FaceColor',[0 0 0]);
rectangle('Position',[43.75 -96.875 3.125 3.125], 'FaceColor',[1 1 1]);
rectangle('Position',[46.875 -96.875 3.125 3.125], 'FaceColor',[1 1 1]);
rectangle('Position',[43.75 -100 3.125 3.125], 'FaceColor',[0 0 0]);
rectangle('Position',[46.875 -100 3.125 3.125], 'FaceColor',[0 0 0]);
rectangle('Position',[56.25 -53.125 3.125 3.125], 'FaceColor',[0 0 0]);
rectangle('Position',[59.375 -53.125 3.125 3.125], 'FaceColor',[0 0 0]);
rectangle('Position',[56.25 -56.25 3.125 3.125], 'FaceColor',[0 0 0]);
rectangle('Position',[59.375 -56.25 3.125 3.125], 'FaceColor',[1 1 1]);
rectangle('Position',[56.25 -59.375 3.125 3.125], 'FaceColor',[0 0 0]);
rectangle('Position',[59.375 -59.375 3.125 3.125], 'FaceColor',[1 1 1]);
rectangle('Position',[56.25 -62.5 3.125 3.125], 'FaceColor',[0 0 0]);
rectangle('Position',[59.375 -62.5 3.125 3.125], 'FaceColor',[1 1 1]);
rectangle('Position',[62.5 -53.125 3.125 3.125], 'FaceColor',[0 0 0]);
rectangle('Position',[65.625 -53.125 3.125 3.125], 'FaceColor',[1 1 1]);
rectangle('Position',[62.5 -56.25 3.125 3.125], 'FaceColor',[1 1 1]);
rectangle('Position',[65.625 -56.25 3.125 3.125], 'FaceColor',[1 1 1]);
rectangle('Position',[87.5 -53.125 3.125 3.125], 'FaceColor',[1 1 1]);
rectangle('Position',[90.625 -53.125 3.125 3.125], 'FaceColor',[0 0 0]);
rectangle('Position',[87.5 -56.25 3.125 3.125], 'FaceColor',[1 1 1]);
rectangle('Position',[90.625 -56.25 3.125 3.125], 'FaceColor',[0 0 0]);
rectangle('Position',[93.75 -59.375 3.125 3.125], 'FaceColor',[1 1 1]);
rectangle('Position',[96.875 -59.375 3.125 3.125], 'FaceColor',[0 0 0]);
rectangle('Position',[93.75 -62.5 3.125 3.125], 'FaceColor',[1 1 1]);
rectangle('Position',[96.875 -62.5 3.125 3.125], 'FaceColor',[0 0 0]);
rectangle('Position',[93.75 -65.625 3.125 3.125], 'FaceColor',[1 1 1]);
rectangle('Position',[96.875 -65.625 3.125 3.125], 'FaceColor',[0 0 0]);
rectangle('Position',[93.75 -68.75 3.125 3.125], 'FaceColor',[1 1 1]);
rectangle('Position',[96.875 -68.75 3.125 3.125], 'FaceColor',[0 0 0]);
rectangle('Position',[50 -78.125 3.125 3.125], 'FaceColor',[1 1 1]);
rectangle('Position',[53.125 -78.125 3.125 3.125], 'FaceColor',[0 0 0]);
rectangle('Position',[50 -81.25 3.125 3.125], 'FaceColor',[1 1 1]);
rectangle('Position',[53.125 -81.25 3.125 3.125], 'FaceColor',[0 0 0]);
rectangle('Position',[50 -84.375 3.125 3.125], 'FaceColor',[1 1 1]);
rectangle('Position',[53.125 -84.375 3.125 3.125], 'FaceColor',[0 0 0]);
rectangle('Position',[50 -87.5 3.125 3.125], 'FaceColor',[1 1 1]);
rectangle('Position',[53.125 -87.5 3.125 3.125], 'FaceColor',[0 0 0]);
rectangle('Position',[62.5 -84.375 3.125 3.125], 'FaceColor',[1 1 1]);
rectangle('Position',[65.625 -84.375 3.125 3.125], 'FaceColor',[1 1 1]);
rectangle('Position',[62.5 -87.5 3.125 3.125], 'FaceColor',[0 0 0]);
rectangle('Position',[65.625 -87.5 3.125 3.125], 'FaceColor',[0 0 0]);
rectangle('Position',[68.75 -84.375 3.125 3.125], 'FaceColor',[1 1 1]);
rectangle('Position',[71.875 -84.375 3.125 3.125], 'FaceColor',[1 1 1]);
rectangle('Position',[68.75 -87.5 3.125 3.125], 'FaceColor',[0 0 0]);
rectangle('Position',[71.875 -87.5 3.125 3.125], 'FaceColor',[1 1 1]);
rectangle('Position',[50 -90.625 3.125 3.125], 'FaceColor',[1 1 1]);
rectangle('Position',[53.125 -90.625 3.125 3.125], 'FaceColor',[0 0 0]);
rectangle('Position',[50 -93.75 3.125 3.125], 'FaceColor',[1 1 1]);
rectangle('Position',[53.125 -93.75 3.125 3.125], 'FaceColor',[0 0 0]);
rectangle('Position',[50 -96.875 3.125 3.125], 'FaceColor',[1 1 1]);
rectangle('Position',[53.125 -96.875 3.125 3.125], 'FaceColor',[0 0 0]);
rectangle('Position',[50 -100 3.125 3.125], 'FaceColor',[0 0 0]);
rectangle('Position',[53.125 -100 3.125 3.125], 'FaceColor',[0 0 0]);
rectangle('Position',[62.5 -96.875 3.125 3.125], 'FaceColor',[1 1 1]);
rectangle('Position',[65.625 -96.875 3.125 3.125], 'FaceColor',[1 1 1]);
rectangle('Position',[62.5 -100 3.125 3.125], 'FaceColor',[0 0 0]);
rectangle('Position',[65.625 -100 3.125 3.125], 'FaceColor',[0 0 0]);
rectangle('Position',[68.75 -96.875 3.125 3.125], 'FaceColor',[1 1 1]);
rectangle('Position',[71.875 -96.875 3.125 3.125], 'FaceColor',[1 1 1]);
rectangle('Position',[68.75 -100 3.125 3.125], 'FaceColor',[0 0 0]);
rectangle('Position',[71.875 -100 3.125 3.125], 'FaceColor',[0 0 0]);
rectangle('Position',[75 -78.125 3.125 3.125], 'FaceColor',[0 0 0]);
rectangle('Position',[78.125 -78.125 3.125 3.125], 'FaceColor',[0 0 0]);
rectangle('Position',[75 -81.25 3.125 3.125], 'FaceColor',[1 1 1]);
rectangle('Position',[78.125 -81.25 3.125 3.125], 'FaceColor',[1 1 1]);
rectangle('Position',[87.5 -78.125 3.125 3.125], 'FaceColor',[0 0 0]);
rectangle('Position',[90.625 -78.125 3.125 3.125], 'FaceColor',[0 0 0]);
rectangle('Position',[87.5 -81.25 3.125 3.125], 'FaceColor',[1 1 1]);
rectangle('Position',[90.625 -81.25 3.125 3.125], 'FaceColor',[1 1 1]);
rectangle('Position',[93.75 -78.125 3.125 3.125], 'FaceColor',[0 0 0]);
rectangle('Position',[96.875 -78.125 3.125 3.125], 'FaceColor',[0 0 0]);
rectangle('Position',[93.75 -81.25 3.125 3.125], 'FaceColor',[1 1 1]);
rectangle('Position',[96.875 -81.25 3.125 3.125], 'FaceColor',[0 0 0]);
rectangle('Position',[93.75 -84.375 3.125 3.125], 'FaceColor',[1 1 1]);
rectangle('Position',[96.875 -84.375 3.125 3.125], 'FaceColor',[0 0 0]);
rectangle('Position',[93.75 -87.5 3.125 3.125], 'FaceColor',[1 1 1]);
rectangle('Position',[96.875 -87.5 3.125 3.125], 'FaceColor',[0 0 0]);
rectangle('Position',[81.25 -90.625 3.125 3.125], 'FaceColor',[0 0 0]);
rectangle('Position',[84.375 -90.625 3.125 3.125], 'FaceColor',[0 0 0]);
rectangle('Position',[81.25 -93.75 3.125 3.125], 'FaceColor',[1 1 1]);
rectangle('Position',[84.375 -93.75 3.125 3.125], 'FaceColor',[1 1 1]);
rectangle('Position',[75 -96.875 3.125 3.125], 'FaceColor',[1 1 1]);
rectangle('Position',[78.125 -96.875 3.125 3.125], 'FaceColor',[1 1 1]);
rectangle('Position',[75 -100 3.125 3.125], 'FaceColor',[0 0 0]);
rectangle('Position',[78.125 -100 3.125 3.125], 'FaceColor',[0 0 0]);
rectangle('Position',[81.25 -96.875 3.125 3.125], 'FaceColor',[1 1 1]);
rectangle('Position',[84.375 -96.875 3.125 3.125], 'FaceColor',[1 1 1]);
rectangle('Position',[81.25 -100 3.125 3.125], 'FaceColor',[0 0 0]);
rectangle('Position',[84.375 -100 3.125 3.125], 'FaceColor',[0 0 0]);
rectangle('Position',[93.75 -90.625 3.125 3.125], 'FaceColor',[1 1 1]);
rectangle('Position',[96.875 -90.625 3.125 3.125], 'FaceColor',[0 0 0]);
rectangle('Position',[93.75 -93.75 3.125 3.125], 'FaceColor',[1 1 1]);
rectangle('Position',[96.875 -93.75 3.125 3.125], 'FaceColor',[0 0 0]);
rectangle('Position',[87.5 -96.875 3.125 3.125], 'FaceColor',[1 1 1]);
rectangle('Position',[90.625 -96.875 3.125 3.125], 'FaceColor',[1 1 1]);
rectangle('Position',[87.5 -100 3.125 3.125], 'FaceColor',[0 0 0]);
rectangle('Position',[90.625 -100 3.125 3.125], 'FaceColor',[0 0 0]);
rectangle('Position',[93.75 -96.875 3.125 3.125], 'FaceColor',[1 1 1]);
rectangle('Position',[96.875 -96.875 3.125 3.125], 'FaceColor',[0 0 0]);
rectangle('Position',[93.75 -100 3.125 3.125], 'FaceColor',[0 0 0]);
rectangle('Position',[96.875 -100 3.125 3.125], 'FaceColor',[0 0 0]);
X=[93,92.5,87.5,84.375,81.25,78.125,78.125,81.25,84.375,85.625,85,84.375,81.25,75,68.75,65.625,62.5,61.25,59.375,56.25,50,43.75,37.5,31.25,25,18.75,12.5,12.5,12.5,6.25,6,6];
Y=[-6,-6.25,-12.5,-15.625,-18.75,-21.875,-25,-28.125,-31.25,-34.375,-37.5,-40.625,-43.75,-43.75,-50,-53.125,-56.25,-59.375,-62.5,-62.5,-62.5,-56.25,-50,-43.75,-37.5,-31.25,-25,-18.75,-12.5,-6.25,-6,-6];
hold on;
plot(X,Y,'r');
plot(X,Y,'bo');
legend('162.982','Location','southoutside');
